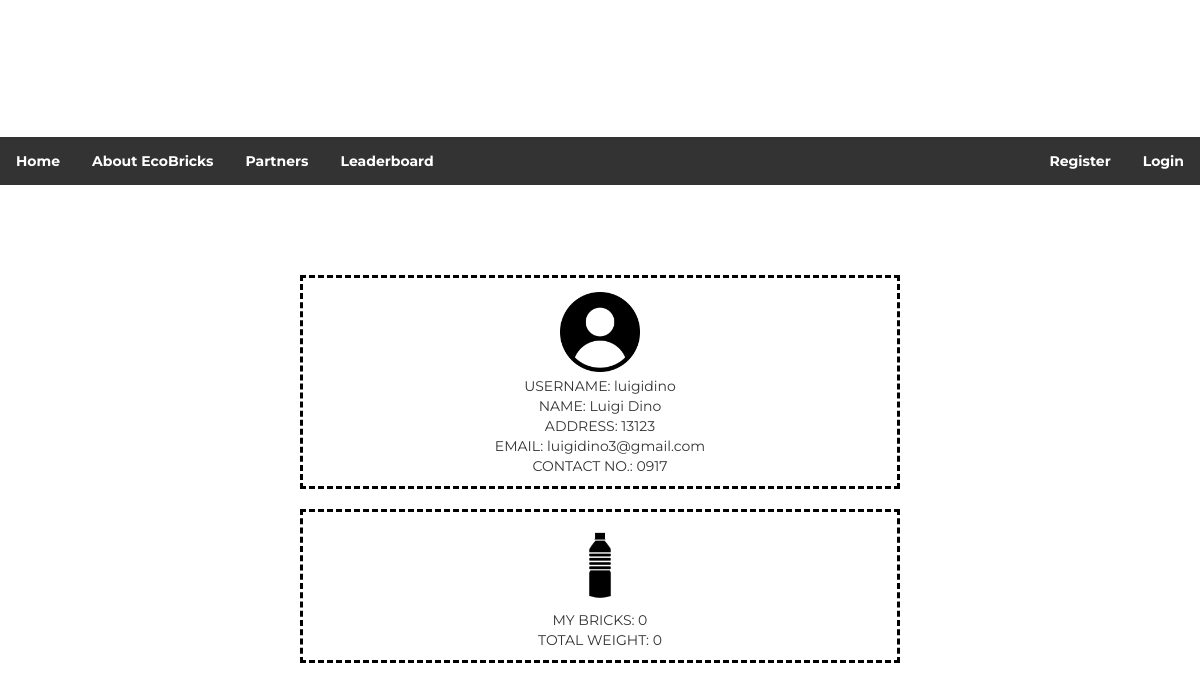
/profile/1, run on an earlier commit of the app's database.
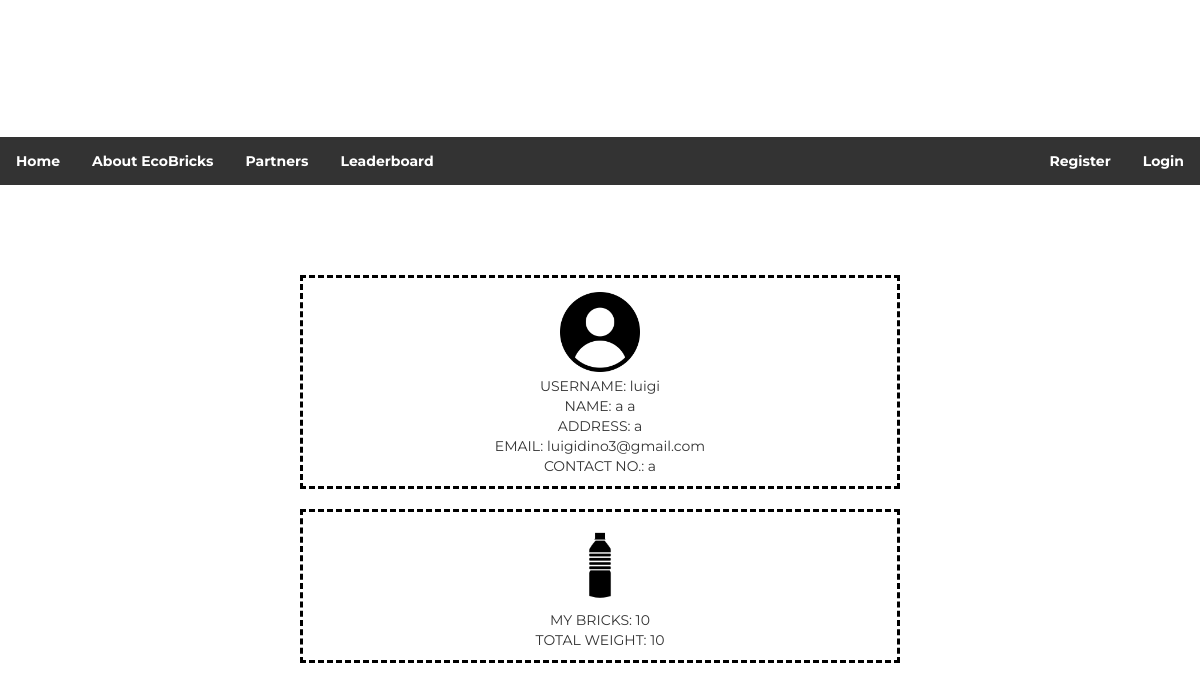
And on a later commit of the database.
### ecobrick/models.py (models this page shows)
class UserDetail(models.Model):
    email = models.EmailField(max_length = 50, unique = True, blank = False, null = True)
    firstName = models.CharField(max_length = 50)
    lastName = models.CharField(max_length = 50)
    address = models.CharField(max_length = 150)
    contactNum = models.CharField(max_length = 50)
    brickNum = models.PositiveIntegerField(default = 0)
    brickWeight = models.PositiveIntegerField(default = 0)
    choices = ((0, 'Staff'), (1, 'Regular User'))
    userType = models.IntegerField(default = 1, choices = choices)
    username = models.CharField(max_length=50)
    password = models.CharField(max_length=50)

### ecobrick/views.py (the view)
# urls.py: path('profile/<int:userid>', views.user_profile, name="userprofile"),
def user_profile(request, userid):
    try:
        loggeduser = UserDetail.objects.get(id=request.session['user'])
    except(KeyError, UserDetail.DoesNotExist):
        loggeduser = 0
    user = UserDetail.objects.get(id=userid)
    context = {
        'loggeduser': loggeduser,
        'user':user,
    }
    return render(request,'userprofile.html',context)

### ecobrick/templates/userprofile.html (shortened to what this page needs)
{% extends 'navbar.html' %}
{% load static %}
{% block content %}
<html>
    <head>
        <link rel="stylesheet" type="text/css" href="static/base.css">
    </head>
    <body>
        <br><br><br><br>
        <div id='yes'>
            <div id='info'>
                <img id="tao" src="{% static 'tao.png' %}"><br>
                USERNAME: {{user.username}}<br>
                NAME: {{user.firstName}} {{user.lastName}}<br>
                ADDRESS: {{user.address}}<br>
                EMAIL: {{user.email}}<br>
                CONTACT NO.: {{user.contactNum}}<br>
            </div><br>
            <div id='score'>
                <img id="bote" src="{% static 'bote.png' %}"><br>
                MY BRICKS: {{user.brickNum}}<br>
                TOTAL WEIGHT: {{user.brickWeight}}<br>
            </div>
        </div>
    </body>
</html>
{% endblock %}

What changed in the data, as far as the page shows it:
changed UserDetail "luigidino3@gmail.com": username "luigidino" → "luigi"; firstName "Luigi" → "a"; lastName "Dino" → "a"; address "13123" → "a"; contactNum "0917" → "a"; brickNum "0" → "10"; brickWeight "0" → "10"
